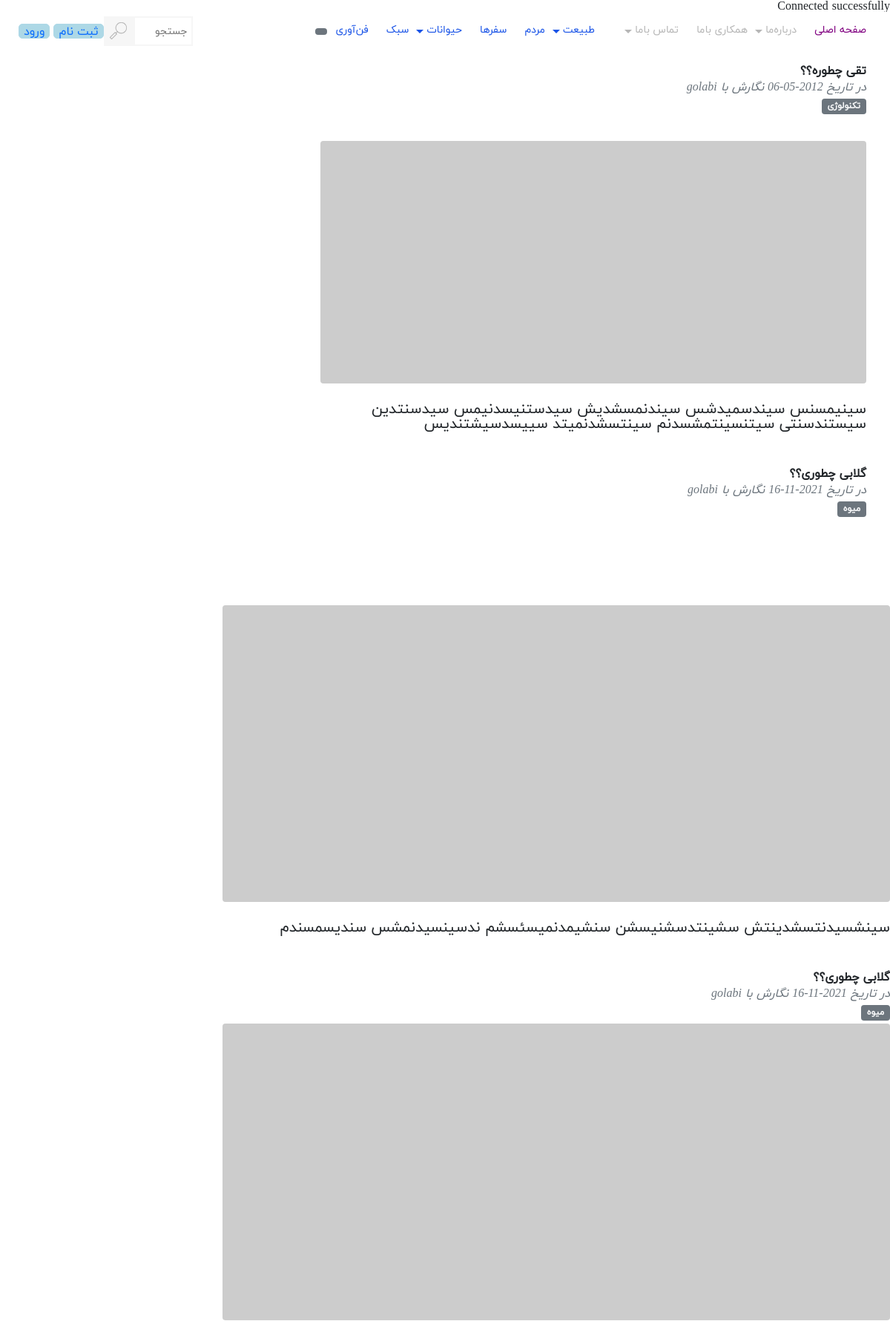
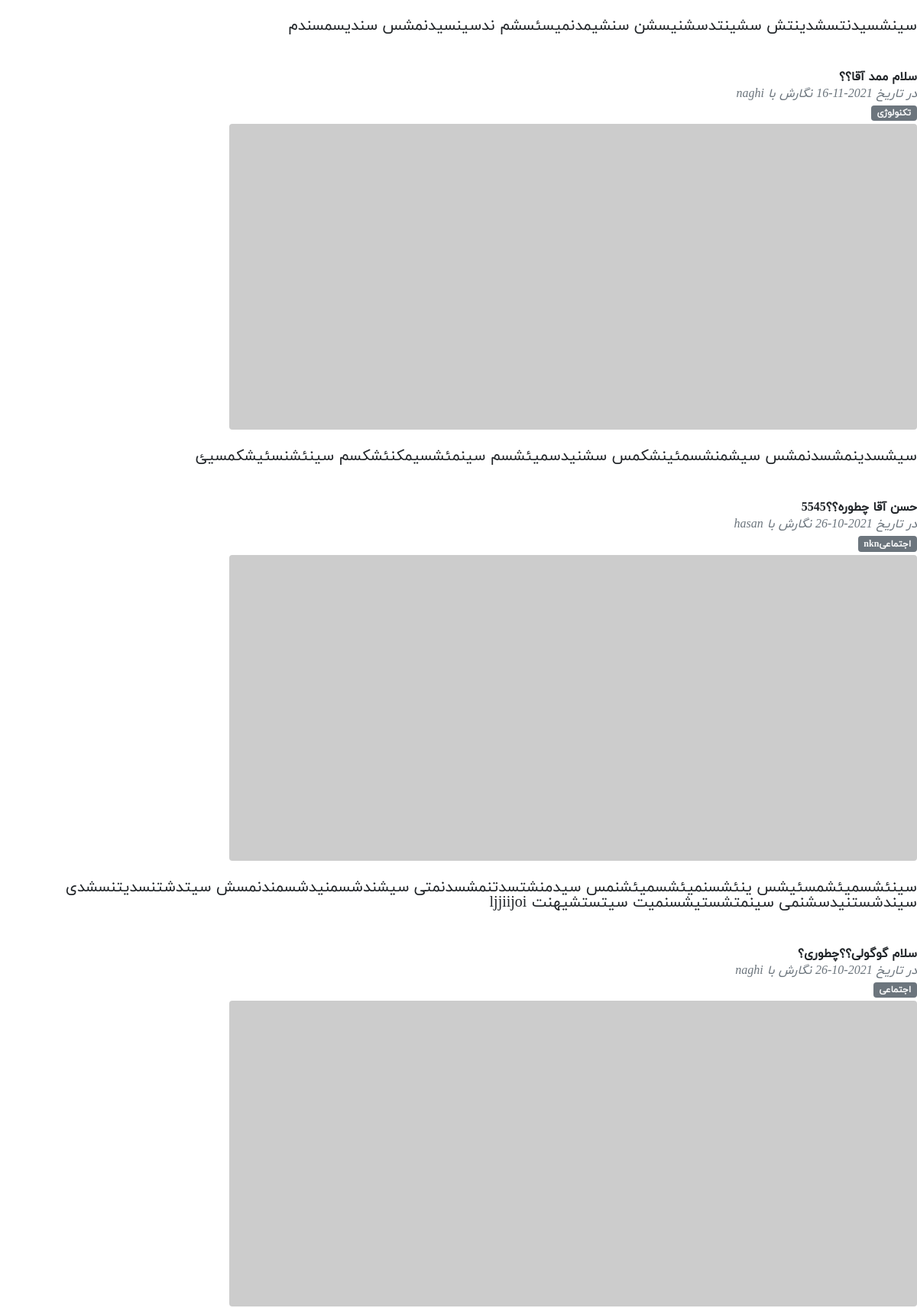
The app's page /post.php (upper part) with its own data (2 pictures, top to bottom).
### tables this page shows
CREATE TABLE `post` (
  `id` int(11) NOT NULL,
  `title` text NOT NULL,
  `author` text NOT NULL,
  `category` text NOT NULL,
  `content` text NOT NULL,
  `date` date NOT NULL
);

### post.php (the view, shortened to what this page needs)
<?php
include "db.php";
?>
<!DOCTYPE html>
<html lang="en">
<head>
    <link href="css/post-style.css" rel="stylesheet" />
</head>
<body>
<?php include "index-header.php"; ?>
<div class="container mt-5">
            <div class="row">
                <div class="col-lg-8">
                    <article>
                        <header class="mb-4" style="height:10vh;">
                        <?php
                              if(!empty($_GET['id'])){
                                $id = $_GET['id'];
                                $qry = mysqli_query($conn,"select * from post where id='$id' ");
                                $row=mysqli_fetch_array($qry);
                        ?>
                            <h1 class="fw-bolder mb-1"><?php echo $row["title"] ; ?></h1>
                            <div class="text-muted fst-italic mb-2"><?php echo "در تاریخ  ".$row["date"]." نگارش با  ".$row["author"];?></div>
                            <a class="badge bg-secondary text-decoration-none link-light mb-1" href="#!"><?php echo $row["category"]; ?></a>
<?php
                                        if($_SESSION["login_user"]==$row["author"]){
    printf('<a class="badge bg-secondary text-decoration-none link-light"  href="edit.php?id=%d"> ویرایش </a>',$row["id"]);
                                       }
?>
                        </header>
                        <figure class="mb-4"><img class="img-fluid rounded" src="https://dummyimage.com/900x400/ced4da/6c757d.jpg" alt="..." /></figure>
                        <section class="mb-5">
                            <p class="fs-5 mb-4"><?php echo  $row["content"]; ?></p>
                        </section>
                        <?php }
                        else {
                        $qry = mysqli_query($conn,"select * from post order by id desc");
                        while($row=mysqli_fetch_array($qry)){
                        ?>
                        <h1 class="fw-bolder mb-1"><?php echo $row["title"] ; ?></h1>
                        <div class="text-muted fst-italic mb-2"><?php echo "در تاریخ ".$row["date"]." نگارش با  ".$row["author"];?></div>
                        <a class="badge bg-secondary text-decoration-none link-light mb-1" href="#!"><?php echo $row["category"]; ?></a>
                        </header>
                        <figure class="mb-4"><img class="img-fluid rounded" src="https://dummyimage.com/900x400/ced4da/6c757d.jpg" alt="..." /></figure>
                        <section class="mb-5">
                            <p class="fs-5 mb-4"><?php echo  $row["content"]; ?></p>
                        </section>
                            <?php
                            }
                        }
                            ?>
</body>
</html>
<?php include "index-footer.php"; ?>

### index-header.php (shortened to what this page needs)
<!DOCTYPE html>
<html lang="fa" dir="rtl">
<head>
    <link rel="stylesheet" href="./css/owl.carousel.css">
    <link rel="stylesheet" href="./css/owl.theme.default.css">
    <link rel="stylesheet" href="./css/animate.css">
    <link rel="stylesheet" href="./css/style.css">
    <link rel="stylesheet" href="./css/resopnsive.css">
</head>
<body>
    <header>
        <nav id="nav">
            <ul class="navbar">
            <li class="nav-item">
                    <a href="index.php" style="color:purple">صفحه اصلی</a>
                </li>
                <li class="nav-item submenu">
                    <a href="#">درباره‌ما</a>
                </li>
                <li class="nav-item">
                    <a href="#">همکاری با‌ما</a>
                </li>
                <li class="nav-item submenu">
                    <a href="#">تماس ‌با‌ما</a>
                </li>
                <li class="blog-item blog-item1 submenu">
                    <a href="#">طبیعت</a>
                </li>
                <li class="blog-item">
                    <a href="#">مردم</a>
                </li>
                <li class="blog-item">
                    <a href="#">سفرها</a>
                </li>
                <li class="blog-item submenu">
                    <a href="#">حیوانات</a>
                </li>
                <li class="blog-item">
                    <a href="#">سبک</a>
                </li>
                <li class="blog-item">
                    <a href="#">فن‌آوری</a>
                </li>
                <li>
                  <a href="#"  class="badge bg-secondary"> <?php
                   if(!empty($_SESSION["login_user"]))
                  {echo "سلام " .$_SESSION["login_user"];}?> </a>
                  </li>
                <form action="" class="search">
                    <input class="search-box" type="search" placeholder="جستجو" style="width:80px">
                    <a href="#" class="search-btn" type="submit">
                        <img src="./img/Layer 2.png" alt="search-icon">
                    </a>
                </form>
                <?php if(!isset($_SESSION["login_user"])){
                    echo '<button class="dokmeh "><a href="register.php">ثبت نام </a></button>';
                    echo '<button class="dokmeh "><a href="login.php"> ورود  </a></button>';
               }
               else{
                    echo '<button class="dokmeh "><a href="compose.php"> نوشتن پست  </a></button>';
                     echo '<button class="dokmeh "><a href="logout.php"> خروج  </a></button>';
               }
                ?>
            </ul>
        </nav>

### index-footer.php (shortened to what this page needs)
</body>
</html>

### css/style.css (style rules this page uses)
html, body, div, span, object, iframe, h1, h2, h3, h4, h5, h6, p, blockquote, pre, abbr, address, cite, code, del, dfn, em, img, ins, kbd, q, samp, small, strong, sub, sup, var, b, i, dl, dt, dd, ol, ul, li, fieldset, form, label, legend, table, caption, tbody, tfoot, thead, tr, th, td, article, aside, canvas, details, figcaption, figure, footer, header, hgroup, menu, nav, section, summary, time, mark, audio, video { margin: 0; padding: 0; border: 0; outline: 0; font-size: 100%; vertical-align: baseline; background: transparent; }
body { line-height: 1; }
article, aside, details, figcaption, figure, footer, header, hgroup, menu, nav, section { display: block; }
ul { list-style: none; }
a { margin: 0; padding: 0; font-size: 100%; vertical-align: baseline; background: transparent; text-decoration: none; }
input, select { vertical-align: middle; }
* { box-sizing: border-box; -webkit-box-sizing: border-box; -moz-box-sizing: border-box; -o-box-sizing: border-box; }
:root { --black: #000000; --black2: #272727; --white: #ffffff; --white2: #f6f6f6; --grey: #b6b6b6; --darkgrey: #b0b0b0; --blue: #1a54e7; --blue2: #2c6cff; --red: #d90445; --green: #58b600; --purple: #8200b2; }
body { width: 100%; direction: rtl; font-family: "IRANYekan", Tahoma; }
input { font-family: "IRANYekan", Tahoma; }
img { max-width: 100%; height: auto; }
.container { width: 1140px; }
figure { position: relative; }
header { width: 100%; height: 100vh; }
header #nav { height: 50px; background: var(--white); display: flex; justify-content: center; z-index: 450; }
header #nav .navbar { width: 1140px; height: 100%; background: var(--white); display: flex; justify-content: center; align-items: center; }
header #nav .navbar .nav-item { position: relative; border-bottom: 3px solid transparent; }
header #nav .navbar .nav-item a { padding: 17px 12px; font-size: 14px; color: var(--grey); display: block; }
header #nav .navbar .blog-item1 { margin-right: 30px; }
header #nav .navbar .blog-item { position: relative; border-bottom: 3px solid transparent; }
header #nav .navbar .blog-item a { padding: 17px 12px; font-size: 14px; color: var(--blue); display: block; }
header #nav .navbar .search { height: 40px; margin-right: auto; display: flex; align-items: center; }
header #nav .navbar .search .search-box { width: 200px; height: 40px; padding: 0 5px; font-size: 14px; border: 2px solid var(--white2); }
header #nav .navbar .search .search-btn { width: 40px; height: 40px; background: var(--white2); display: flex; justify-content: center; align-items: center; }
header #nav .navbar .submenu:before { content: ""; width: 0; height: 0; border-left: 5px solid transparent; border-right: 5px solid transparent; border-top: 5px solid var(--grey); position: absolute; line-height: 50px; left: -2px; bottom: 40%; }
header #nav .navbar .blog-item.submenu:before { border-top: 5px solid var(--blue); }

### css/resopnsive.css (style rules this page uses)
@media screen and (max-width: 1200px) { .container { width: 100%; margin: 20px !important; } }
@media screen and (max-width: 1200px) { header #nav .navbar { width: 100% !important; padding: 0 20px; } }
@media screen and (max-width: 1200px) { header #nav .nav-item a { padding: 10px 10px; } }
@media screen and (max-width: 1200px) { header #nav .nav-item a, header #nav .blog-item a { font-size: 14px; } }

### index-header.php (style rules this page uses)
.dokmeh { background-color:lightblue; color:white; margin-left:5px; border:1px solid lightblue; border-radius:5px; }

### records on screen
post: title "تقی چطوره؟؟", date "2012-05-06", author "golabi", category "تکنولوژی", content "سینیمسنس سیندسمیدشس سیندنمسشدیش سیدستنیسدنیمس سیدسنتدین سیستندسنتی سیتنسینتمشسدنم سینتسشدنمیتد سییسدسیشتندیس"
post: title "گلابی چطوری؟؟", date "2021-11-16", author "golabi", category "میوه", content "سینشسیدنتسشدینتش سشینتدسشنیسشن سنشیمدنمیسئسشم ندسینسیدنمشس سندیسمسندم"
post: title "گلابی چطوری؟؟", date "2021-11-16", author "golabi", category "میوه", content "سینشسیدنتسشدینتش سشینتدسشنیسشن سنشیمدنمیسئسشم ندسینسیدنمشس سندیسمسندم"
post: title "سلام ممد آقا؟؟", date "2021-11-16", author "naghi", category "تکنولوژی", content "سیشسدینمشسدنمشس سیشمنشسمئینشکمس سشنیدسمیئشسم سینمئشسیمکنئشکسم سینئشنسئیشکمسیئ"
post: title "حسن آقا چطوره؟؟5545", date "2021-10-26", author "hasan", category "اجتماعیnkn", content "سینئشسمیئشمسئیشس ینئشسنمیئشسمیئشنمس سیدمنشتسدتنمشسدنمتی سیشندشسمنیدشسمندنمسش سیتدشتنسدیتنسشدی سیندشستنیدسشنمی سینمتشستیشسنمیت سیتستشیهنت ljjiijoi"
post: title "سلام گوگولی؟؟چطوری؟", date "2021-10-26", author "naghi", category "اجتماعی"
